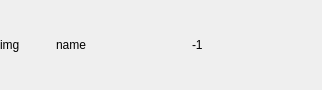
<?xml version="1.0" encoding="UTF-8"?>
<ui version="4.0">
 <class>FriendBox</class>
 <widget class="QWidget" name="FriendBox">
  <property name="geometry">
   <rect>
    <x>0</x>
    <y>0</y>
    <width>322</width>
    <height>90</height>
   </rect>
  </property>
  <property name="maximumSize">
   <size>
    <width>400</width>
    <height>90</height>
   </size>
  </property>
  <property name="windowTitle">
   <string>Form</string>
  </property>
  <layout class="QHBoxLayout" name="horizontalLayout_2">
   <property name="leftMargin">
    <number>0</number>
   </property>
   <property name="topMargin">
    <number>0</number>
   </property>
   <property name="rightMargin">
    <number>0</number>
   </property>
   <property name="bottomMargin">
    <number>0</number>
   </property>
   <item>
    <widget class="QWidget" name="BGWidget" native="true">
     <layout class="QHBoxLayout" name="horizontalLayout">
      <property name="leftMargin">
       <number>0</number>
      </property>
      <property name="topMargin">
       <number>11</number>
      </property>
      <property name="rightMargin">
       <number>0</number>
      </property>
      <property name="bottomMargin">
       <number>11</number>
      </property>
      <item>
       <widget class="QLabel" name="avatarLabel">
        <property name="maximumSize">
         <size>
          <width>50</width>
          <height>50</height>
         </size>
        </property>
        <property name="text">
         <string>img</string>
        </property>
        <property name="scaledContents">
         <bool>true</bool>
        </property>
       </widget>
      </item>
      <item>
       <widget class="QLabel" name="nameLabel">
        <property name="text">
         <string>name</string>
        </property>
       </widget>
      </item>
      <item>
       <widget class="QLabel" name="UIDLabel">
        <property name="text">
         <string>-1</string>
        </property>
       </widget>
      </item>
     </layout>
    </widget>
   </item>
  </layout>
 </widget>
 <resources/>
 <connections/>
</ui>
